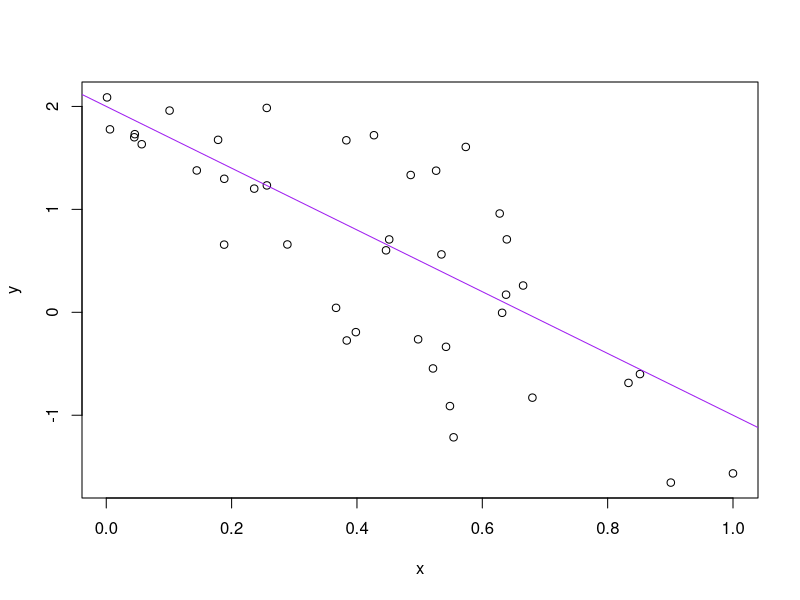

Write R code to recreate this figure.
a <- 2
b <- -3
sig_sq <- 0.5
x <- runif(40)
y <- a + b * x + rnorm(40, sd = sqrt(sig_sq))
(avg_x <- mean(x))
## [1] 0.4616799
write(avg_x, "avg_x.txt")
plot(x, y)
abline(a, b, col = "purple")